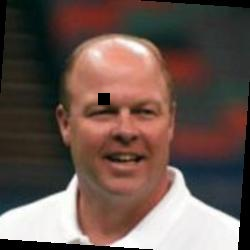
#> input picture face_recognition/block_source/001_detect0.01.jpg, 250 x 250 px; its folder holds only this picture in this run
$ python opencv_face.py
#> lines starting #> are read from the running program, lines starting #| are printed output that depends on the picture; after the words box and inside, x2 and y2 are one past the last pixel; in counts of white or black regions, pixels touching at a corner belong together
#!/usr/bin/env python
# -*- coding: utf-8 -*-
# !/usr/bin/env python
# -*- coding: utf-8 -*-
import math
import random
import os
import cv2


def random_black(x, y, w, h, percent):
    area = w * h
    shrink = area * percent
    i = int(math.sqrt(shrink) / 2)
    xx = random.randint(x, x + w)
    yy = random.randint(y, y + h)
    # xx = x
    # yy = y
    return xx, yy, 2 * i, 2 * i


def detect(filepath):
#> called with filepath = 'block_source/'
    fs = os.listdir(filepath)
    for f1 in fs:
        tem_path = os.path.join(filepath, f1)
        print(tem_path)
        # face_cascade 为CascadeClassifier对象
        face_cascade = cv2.CascadeClassifier(cv2.data.haarcascades + 'haarcascade_frontalface_default.xml')

        img = cv2.imread(tem_path)
#> img is the input picture: shape (250, 250, 3); mean B, G, R 79.6, 86.7, 105.9
        gray = cv2.cvtColor(img, cv2.COLOR_BGR2GRAY)  # 转化为灰度图
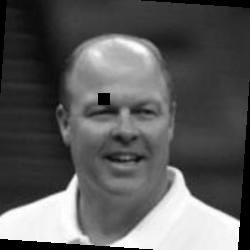
#> gray: shape (250, 250); min 0, max 255, mean 91.6

        faces = face_cascade.detectMultiScale(gray, 1.3, 5)
#> faces = [[60, 59, 132, 132]]
        # x, y, w, h = faces[0]

        for (x, y, w, h) in faces:
            img = cv2.rectangle(img, (x, y), (x + w, y + h), (0, 255, 0), 2)  # 绘制矩形
#> this loop made 1 pass
#> pass 1, in detect, `img = cv2.rectangle(img, (x, y), (x + w, y + h), (0, 255, 0), 2)`:
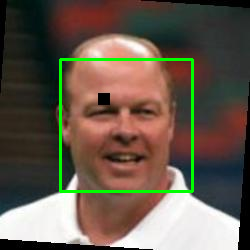
#> img: shape (250, 250, 3); 2.53% of pixels changed, all inside (x1, y1, x2, y2) = (59, 58, 194, 193)

        # cv2.namedWindow("face detect", 0)
        # cv2.resizeWindow("face detect", 640, 480)

        # cv2.imshow("detect", img)
        cv2.imwrite("opencv_face\\" + str(f1), img)
        cv2.waitKey(0)


# [4 lines of commented-out code are left out]

detect('block_source/')

$ run again, on face_recognition/block_source/001_detect0.5.jpg
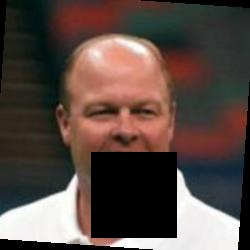
#> input picture face_recognition/block_source/001_detect0.5.jpg, 250 x 250 px
#> in detect, img is the input picture: shape (250, 250, 3); mean B, G, R 68.1, 73.7, 88.7
#> in detect, `gray = cv2.cvtColor(img, cv2.COLOR_BGR2GRAY)`:
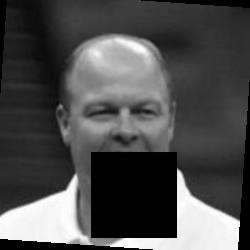
#> gray: shape (250, 250); min 0, max 255, mean 77.5
#> faces = [[70, 71, 107, 107]]
#> the loop in detect, `for (x, y, w, h) in faces:` made 1 pass
#> pass 1, in detect, `img = cv2.rectangle(img, (x, y), (x + w, y + h), (0, 255, 0), 2)`:
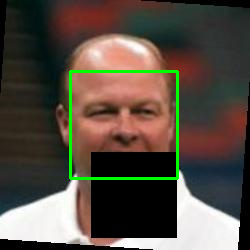
#> img: shape (250, 250, 3); 2.05% of pixels changed, all inside (x1, y1, x2, y2) = (69, 70, 179, 180)
